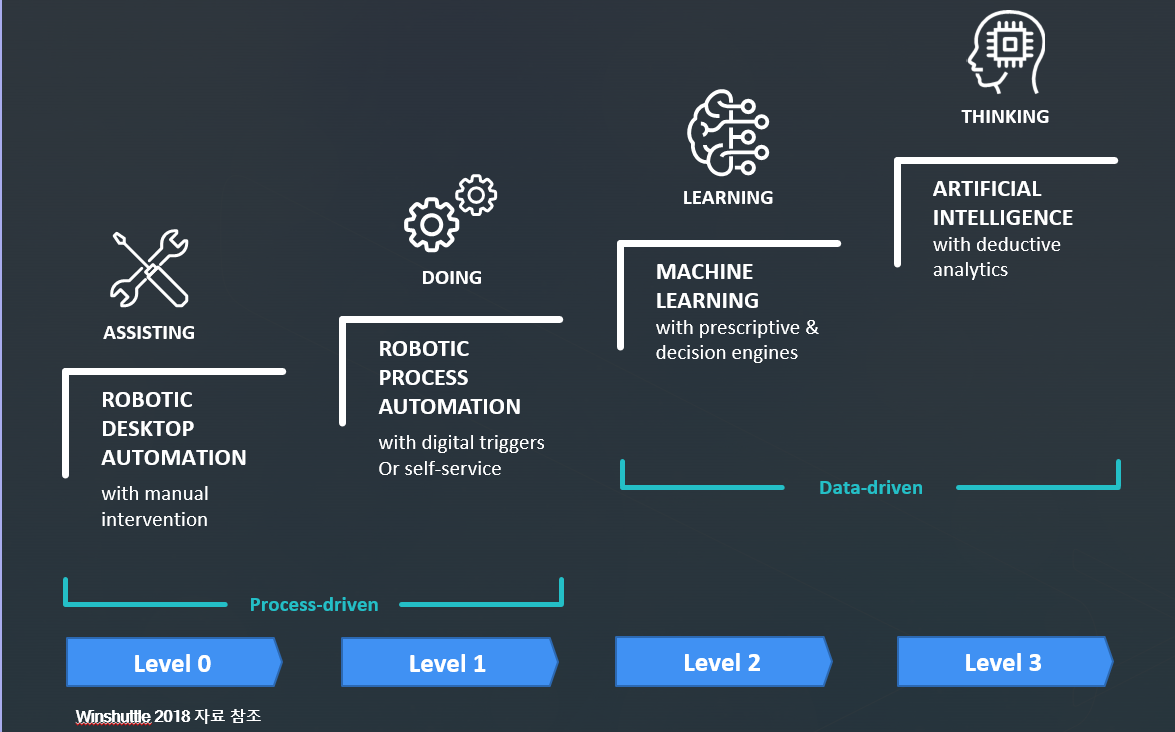
#> input picture DT_COE_COE1/00images/RPA발전단계.png, 1175 x 732 px, given in place of 20191024_190659.jpg, which was not available
$ python draw_test01.py
#> lines starting #> are read from the running program, lines starting #| are printed output that depends on the picture; after the words box and inside, x2 and y2 are one past the last pixel; in counts of white or black regions, pixels touching at a corner belong together; pictures that were not available may be replaced by others from this repository, and a replacement may not be noted
### DT_COE_COE1/Python_RPA_Study/pytesseract/src/pytesseract.py
#!/usr/bin/env python

import shlex
import string
import subprocess
import sys
from contextlib import contextmanager
from csv import QUOTE_NONE
from distutils.version import LooseVersion
from errno import ENOENT
from functools import wraps
from glob import iglob
from io import BytesIO
from os import environ, extsep, remove
from os.path import normcase, normpath, realpath
from pkgutil import find_loader
from tempfile import NamedTemporaryFile
from threading import Timer

try:
    from PIL import Image
except ImportError:
    import Image


tesseract_cmd = 'tesseract'

numpy_installed = find_loader('numpy') is not None
if numpy_installed:
    from numpy import ndarray

pandas_installed = find_loader('pandas') is not None
if pandas_installed:
    import pandas as pd

RGB_MODE = 'RGB'
SUPPORTED_FORMATS = {'JPEG', 'PNG', 'PBM', 'PGM', 'PPM', 'TIFF', 'BMP', 'GIF'}

OSD_KEYS = {
    'Page number': ('page_num', int),
    'Orientation in degrees': ('orientation', int),
    'Rotate': ('rotate', int),
    'Orientation confidence': ('orientation_conf', float),
    'Script': ('script', str),
    'Script confidence': ('script_conf', float),
}


class Output:
    BYTES = 'bytes'
    DATAFRAME = 'data.frame'
    DICT = 'dict'
    STRING = 'string'


class PandasNotSupported(EnvironmentError):
    def __init__(self):
        super(PandasNotSupported, self).__init__('Missing pandas package')


class TesseractError(RuntimeError):
    # [4 lines left out: function __init__, not called in this run]


class TesseractNotFoundError(EnvironmentError):
    # [4 lines left out: function __init__, not called in this run]


class TSVNotSupported(EnvironmentError):
    # [4 lines left out: function __init__, not called in this run]


def kill(process, code):
    process.kill()
    process.returncode = code


# [21 lines left out: function timeout_manager, not called in this run]


def run_once(func):
    # [5 lines left out: function wrapper, not called in this run]

    wrapper._result = wrapper
    return wrapper


# [339 lines left out: functions get_errors, cleanup, prepare, save, subprocess_args, run_tesseract and 12 more, not called in this run]


# [2 lines that do not run on import are left out]

### DT_COE_COE1/user_draw/draw_test01.py
import cv2
import numpy as np
from PIL import Image
import pytesseract

img_location = []

def setLabel(image, str, contour):
    (text_width, text_height), baseline = cv2.getTextSize(str, cv2.FONT_HERSHEY_SIMPLEX, 0.7, 1)
    x, y, width, height = cv2.boundingRect(contour)
    pt_x = x+int((width-text_width)/2)
    pt_y = y+int((height + text_height)/2)
    cv2.rectangle(image, (pt_x, pt_y+baseline), (pt_x+text_width, pt_y-text_height), (200,200,200), cv2.FILLED)
    cv2.putText(image, str, (pt_x, pt_y), cv2.FONT_HERSHEY_SIMPLEX, 0.7, (0,0,0), 1, 8)

def read_image(img_for_box_extraction_path, checking):
#> called with img_for_box_extraction_path = '../img/cigar/20191024_190659.jpg', checking = True
    if checking == True:
        img = cv2.imread(img_for_box_extraction_path, 0)  # Read the image
#> img: shape (732, 1175); min 46, max 255, mean 63.9
        img = cv2.resize(img, (800, 1000))
#> img: shape (1000, 800)
    else:
        img = img_for_box_extraction_path

    kernel = np.ones((3, 3), np.uint8)
    denoised = cv2.morphologyEx(img, cv2.MORPH_CLOSE, kernel)
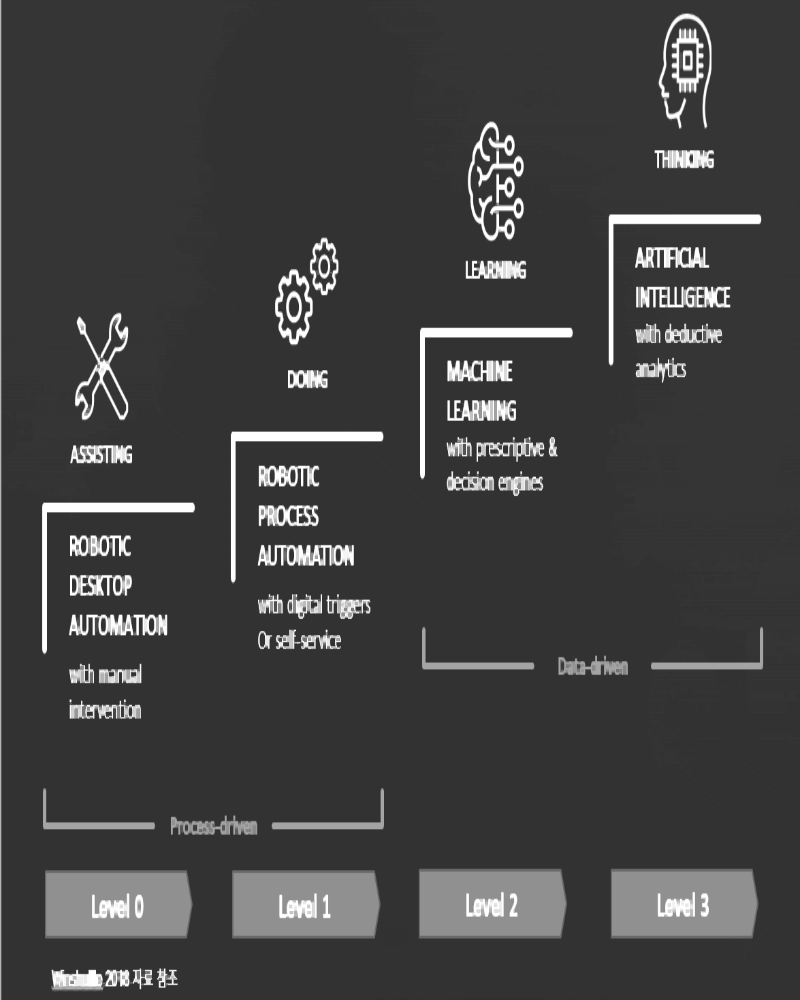
#> denoised: shape (1000, 800); min 48, max 255, mean 65.1
    erosion = cv2.erode(img, kernel, iterations=1)

    (thresh, img_bin) = cv2.threshold(erosion, 128, 255, cv2.THRESH_BINARY | cv2.THRESH_OTSU)  # Thresholding the image
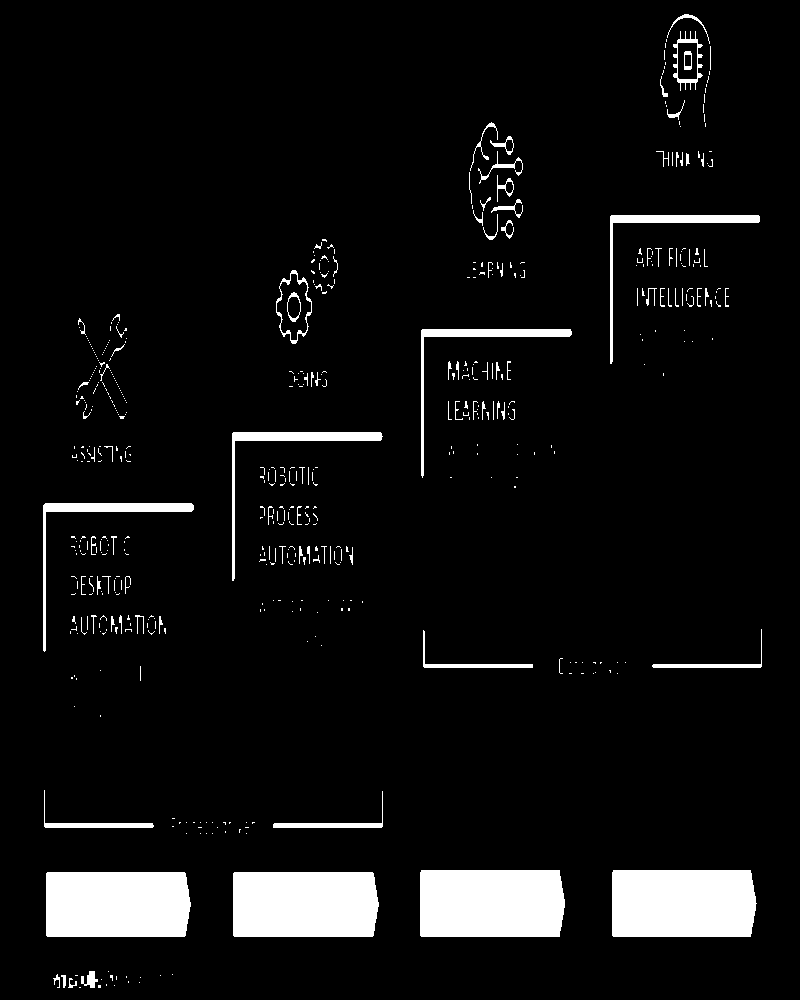
#> img_bin: shape (1000, 800); 6.6% white; 547 white regions (449 under 20 px), largest, box (x1, y1, x2, y2) and area: (420, 870, 565, 937) 9541, (612, 870, 757, 937) 9496, (233, 872, 379, 937) 9302
#> thresh = 103
    img_bin = 255 - img_bin  # Invert the image
    #again_img_bin = img_bin
    return img, img_bin

def find_contours(img_final_bin, location_mode):
    # Find contours for image, which will detect all the boxes!!img_bin
    if location_mode:
        contours, hierarchy = cv2.findContours(img_final_bin, cv2.RETR_TREE, cv2.CHAIN_APPROX_SIMPLE)
    else:
        contours, hierarchy = cv2.findContours(img_final_bin, cv2.RETR_TREE, cv2.CHAIN_APPROX_NONE)
    (contours, boundingBoxes) = sort_contours(contours, method="top-to-bottom")
    return contours

def sort_contours(cnts, method="left-to-right"):
    # initialize the reverse flag and sort index
    reverse = False
    i = 0
    # handle if we need to sort in reverse
    if method == "right-to-left" or method == "bottom-to-top":
        reverse = True
    # handle if we are sorting against the y-coordinate rather than the x-coordinate of the bounding box
    if method == "top-to-bottom" or method == "bottom-to-top":
        i = 1
    # construct the list of bounding boxes and sort them from top to bottom
    boundingBoxes = [cv2.boundingRect(c) for c in cnts]
    (cnts, boundingBoxes) = zip(*sorted(zip(cnts, boundingBoxes),
                                        key=lambda b: b[1][i], reverse=reverse))
    # return the list of sorted contours and bounding boxes
    return (cnts, boundingBoxes)

def edit_img(kernel_length, v_weith, v_length, h_weith, h_length, v_pixel, h_pixel, img_bin):
#> called with kernel_length = 55, v_weith = 1, v_length = 1, h_weith = 1, h_length = 1, v_pixel = 1, h_pixel = 1
    verticle_kernel = cv2.getStructuringElement(cv2.MORPH_RECT, (1, kernel_length))  # 세로 선 두께
    hori_kernel = cv2.getStructuringElement(cv2.MORPH_RECT, (kernel_length, 1))  # 가로 선 두께
    kernel = cv2.getStructuringElement(cv2.MORPH_RECT, (v_pixel, h_pixel))  # 선 그릴때 픽셀 크기를 지정(세로, 가로)

    # 세로선을 찾는다.
    img_temp1 = cv2.erode(img_bin, verticle_kernel, iterations=v_weith)  # 가로 인식할 선의 굵기 조정
#> img_temp1: shape (1000, 800); 75.6% white; 53 black regions, largest, box (x1, y1, x2, y2) and area: (44, 763, 191, 1000) 24914, (232, 212, 383, 640) 23890, (43, 287, 194, 744) 23835
    verticle_lines_img = cv2.dilate(img_temp1, verticle_kernel, iterations=v_length)  # 가로 인식된 선의 길이를 조정
#> verticle_lines_img: shape (1000, 800); 87.5% white; 63 black regions (42 under 20 px), largest, box (x1, y1, x2, y2) and area: (44, 790, 191, 1000) 18515, (233, 791, 383, 937) 14797, (43, 314, 194, 717) 12211

    # 가로선을 찾는다.
    img_temp2 = cv2.erode(img_bin, hori_kernel, iterations=h_weith)  # 세로 인식할 선의 굵기 조정
#> img_temp2: shape (1000, 800); 79.1% white; 35 black regions, largest, box (x1, y1, x2, y2) and area: (16, 215, 787, 652) 57462, (19, 870, 784, 937) 50287, (442, 122, 550, 240) 10636
    horizontal_lines_img = cv2.dilate(img_temp2, hori_kernel, iterations=h_length)  # 세로 인식된 선의 길이를 조정
#> horizontal_lines_img: shape (1000, 800); 88.4% white; 48 black regions (19 under 20 px), largest, box (x1, y1, x2, y2) and area: (46, 870, 757, 937) 46669, (43, 215, 760, 652) 26237, (469, 122, 523, 240) 4264

    # 찾은 선을 새 이미지에 그린다.
    alpha = 0.5
    beta = 1.0 - alpha
    # This function helps to add two image with specific weight parameter to get a third image as summation of two image.
    img_final_bin = cv2.addWeighted(verticle_lines_img, alpha, horizontal_lines_img, beta, 0.0)
    # img_final_bin = cv2.addWeighted(verticle_lines_img, alpha, horizontal_lines_img, beta, 3.0)
    img_final_bin = cv2.erode(~img_final_bin, kernel, iterations=1)
    (thresh, img_final_bin) = cv2.threshold(img_final_bin, 128, 255, cv2.THRESH_BINARY | cv2.THRESH_OTSU)
#> img_final_bin: shape (1000, 800); 15.9% white; 13 white regions (9 under 20 px), largest, box (x1, y1, x2, y2) and area: (43, 0, 760, 717) 63351, (44, 790, 757, 1000) 62131, (423, 630, 626, 674) 1006, (652, 629, 762, 668) 472
#> thresh = 0
    return img_final_bin

def view_img(contours, img_final_edit, label):
    idx = 1
    for var in contours:
        x, y, w, h = cv2.boundingRect(var)
        if (y + h) - y > 15 and (x + w - x) > 40:
            new_img = img_final_edit[y:y + h, x:x + w]
            img_final_result = cv2.drawContours(img_final_edit, var, -1, (0, 255, 0), 2)
            if label == True:
                setLabel(img_final_result, str(idx), var)
            idx += 1
    # cv2.imshow('ori_img', origin_img)
    cv2.imshow(str(idx), img_final_result)
    cv2.waitKey(0)

def draw_line(event, x, y, flags, param):
    global ix, iy, drawing, mode
    if event == cv2.EVENT_LBUTTONDOWN:
        drawing = True
        ix, iy = x, y
    #elif event == cv2.EVENT_MOUSEMOVE:
    #    if drawing == True:
    #        cv2.line(img_final_bin01, (x, y), (ix, iy), (0, 255, 0), 1)
    elif event == cv2.EVENT_LBUTTONUP:
        drawing = False
        cv2.line(dst, (x, y), (ix, iy), (0, 255, 0), 2)
    cv2.imshow('image', dst)
        #cv2.line(img, (x, y), (x, y), (255, 0, 0), 1)

if __name__ == '__main__':
    # 이미지 읽어 온다
    img, img_bin = read_image("../img/cigar/20191024_190659.jpg", True)  # Read the image
    origin_img = img

    # 이미지 흑백처리, 라인 인식해서 강조, 연장하여 다시 그린다.
    img_final_bin01 = edit_img(55, 1, 1, 1, 1, 1, 1, img_bin) # 55는 라인의 최소 길이, 글자까지 인식하여 라인이된다.

    dst = cv2.addWeighted(origin_img, 0.2, img_final_bin01, 0.8, 0)

    drawing = False
    mode = True
    ix, iy = -1, -1

    #img_tmp = np.zeros((800, 1000, 3), np.uint8)
    cv2.namedWindow('image')
    cv2.setMouseCallback('image', draw_line)

    while True:
        cv2.imshow('image', dst)
        if cv2.waitKey(0) & 0xFF == 27:
#> (key Esc is pressed here)
            break

    img, img_bin = read_image(dst, False)
#> call 2 of read_image, with checking = False
#> in read_image (call 2), `(thresh, img_bin) = cv2.threshold(erosion, 128, 255, cv2.THRESH_BINARY..`:
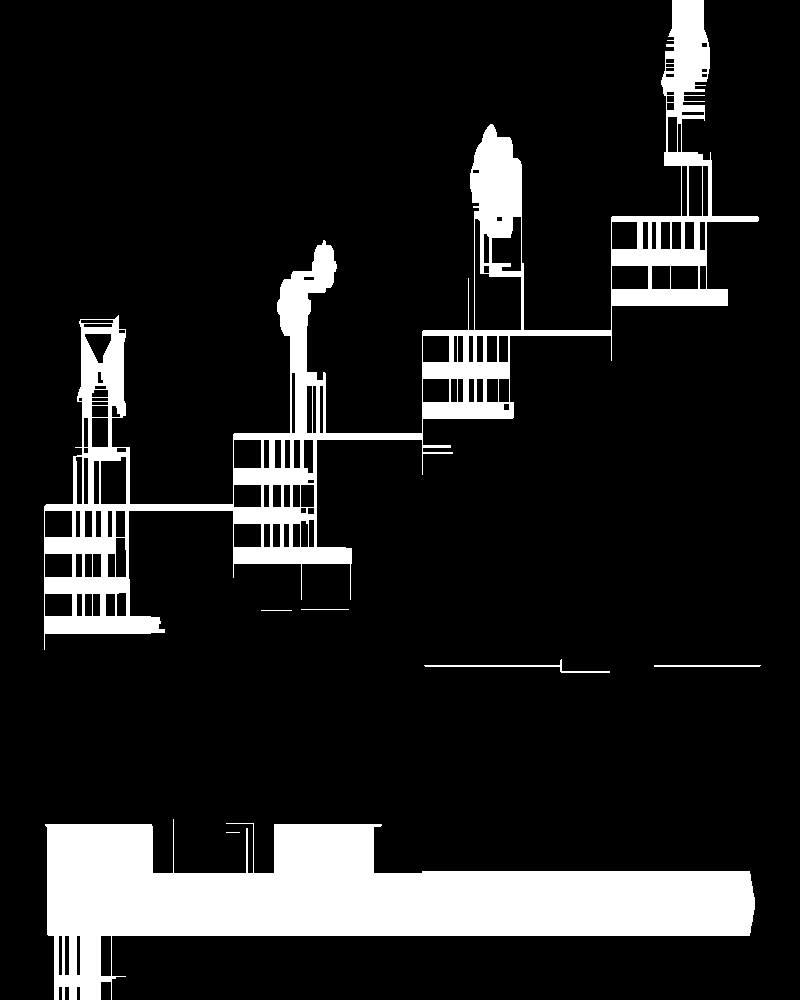
#> img_bin: shape (1000, 800); 13.2% white; 7 white regions (1 under 20 px), largest, box (x1, y1, x2, y2) and area: (45, 819, 755, 1000) 58094, (44, 0, 759, 650) 46827, (424, 659, 610, 673) 393, (654, 665, 761, 667) 213, (301, 609, 349, 610) 48, (261, 610, 292, 611) 31
#> in read_image (call 2), `(thresh, img_bin) = cv2.threshold(erosion, 128, 255, cv2.THRESH_BINARY..`: thresh = 51
    img_final_bin02 = edit_img(55, 1, 1, 1, 1, 1, 1, img_bin)
#> call 2 of edit_img, with kernel_length = 55, v_weith = 1, v_length = 1, h_weith = 1, h_length = 1, v_pixel = 1, h_pixel = 1
#> in edit_img (call 2), `img_temp1 = cv2.erode(img_bin, verticle_kernel, iterations=v_weith)`: img_temp1: shape (1000, 800); 69.9% white; 4 black regions, box (x1, y1, x2, y2) and area: (44, 0, 759, 677) 126389, (45, 792, 755, 1000) 98066, (424, 632, 610, 700) 10437, (654, 638, 761, 694) 5991
#> in edit_img (call 2), `verticle_lines_img = cv2.dilate(img_temp1, verticle_kernel, iterations..`: verticle_lines_img: shape (1000, 800); 82.3% white; 4 black regions, box (x1, y1, x2, y2) and area: (44, 0, 759, 650) 79301, (45, 819, 755, 1000) 61670, (424, 659, 610, 673) 393, (654, 665, 761, 667) 213
#> in edit_img (call 2), `img_temp2 = cv2.erode(img_bin, hori_kernel, iterations=h_weith)`: img_temp2: shape (1000, 800); 71.7% white; 5 black regions, box (x1, y1, x2, y2) and area: (17, 0, 786, 650) 151004, (18, 819, 782, 1000) 73967, (397, 659, 637, 673) 1149, (627, 665, 788, 667) 321, (234, 609, 376, 611) 187
#> in edit_img (call 2), `horizontal_lines_img = cv2.dilate(img_temp2, hori_kernel, iterations=h..`:
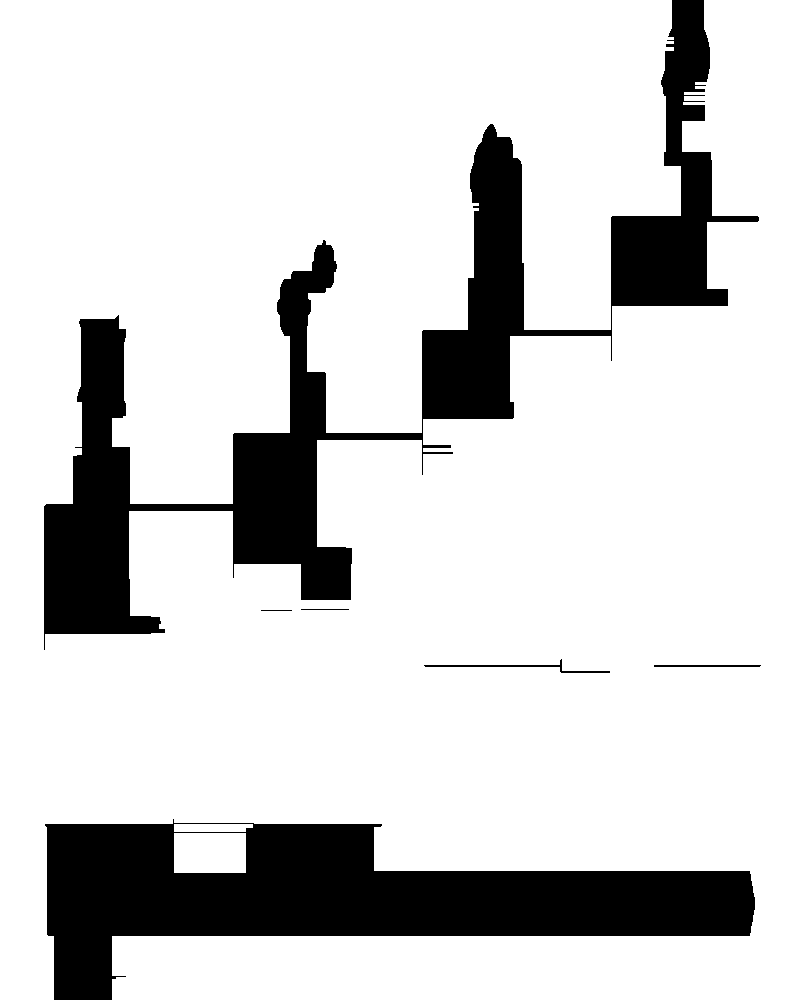
#> horizontal_lines_img: shape (1000, 800); 82.8% white; 6 black regions, box (x1, y1, x2, y2) and area: (44, 0, 759, 650) 75350, (45, 819, 755, 1000) 61601, (424, 659, 610, 673) 393, (654, 665, 761, 667) 213, (301, 609, 349, 610) 48, (261, 610, 292, 611) 31
#> in edit_img (call 2), `(thresh, img_final_bin) = cv2.threshold(img_final_bin, 128, 255, cv2.T..`:
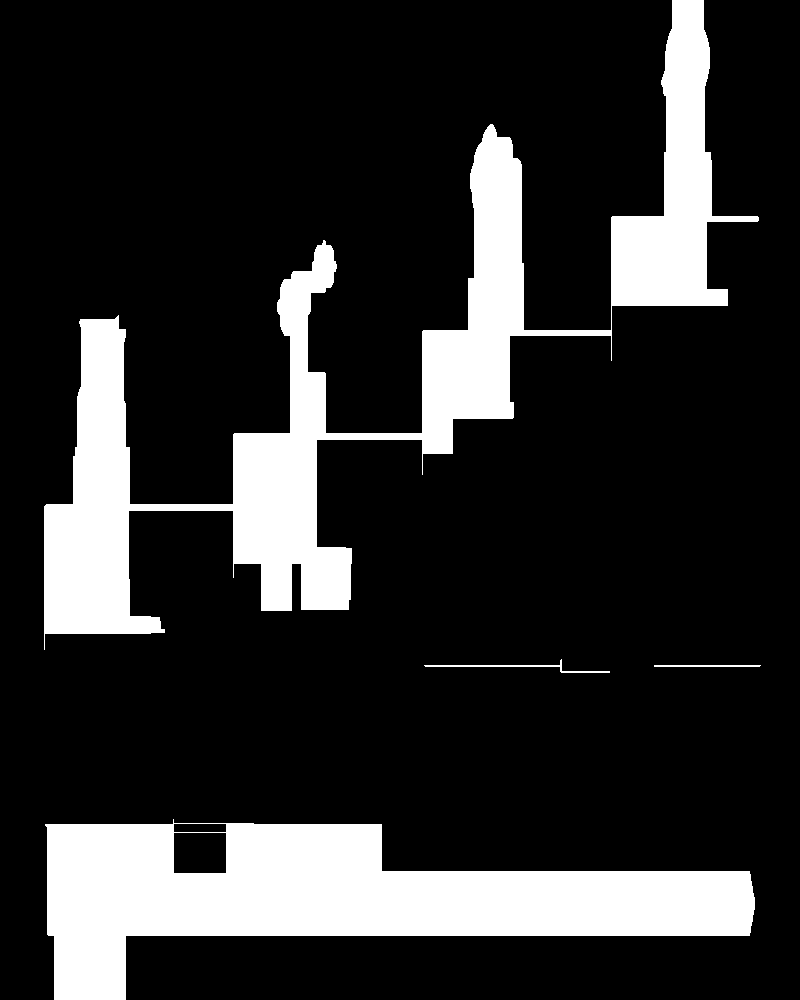
#> img_final_bin: shape (1000, 800); 18.2% white; 4 white regions
    contours02 = find_contours(img_final_bin02, True)
#> in find_contours, `contours, hierarchy = cv2.findContours(img_final_bin, cv2.RETR_TREE, c..`: contours = 6 contours; box (x1, y1, x2, y2) and area: (44, 0, 759, 650) 78682, (45, 819, 755, 1000) 65432, (173, 832, 227, 874) 2171, (173, 823, 227, 833) 475, (424, 659, 610, 673) 197, (654, 665, 761, 667) 106
#> in sort_contours, `boundingBoxes = [cv2.boundingRect(c) for c in cnts]`: boundingBoxes = [(45, 819, 710, 181), (173, 832, 54, 42), (173, 823, 54, 10), (654, 665, 107, 2), (424, 659, 186, 14), (44, 0, 715, 650)]
#> in sort_contours, `(cnts, boundingBoxes) = zip(*sorted(zip(cnts, boundingBoxes), key=lamb..`: cnts has the same summary as contours in find_contours; boundingBoxes = ((44, 0, 715, 650), (424, 659, 186, 14), (654, 665, 107, 2), (45, 819, 710, 181), (173, 823, 54, 10), (173, 832, 54, 42))
#> contours02 has the same summary as contours in find_contours
    view_img(contours02, origin_img, True)
#> the loop in view_img, `for var in contours:` made 6 passes
#> (w, h, width in setLabel, height in setLabel, pt_x in setLabel, pt_y in setLabel) on passes 1, 4, 6: (715, 650, 715, 650, 394, 333), (710, 181, 710, 181, 392, 917), (54, 42, 54, 42, 192, 861)
#> pass 1, in view_img, `new_img = img_final_edit[y:y + h, x:x + w]`:
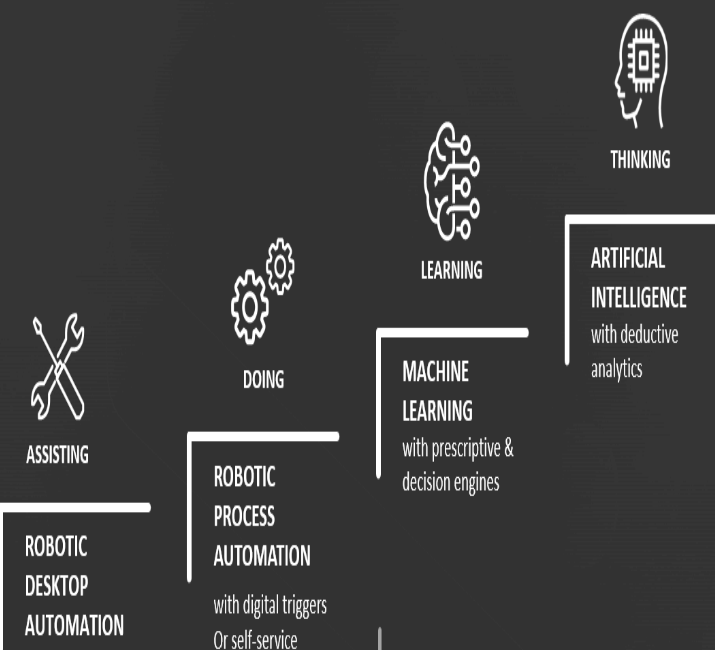
#> new_img: shape (650, 715); min 50, max 255, mean 62.9
#> after the loop in view_img, `for var in contours:`: idx = 4

    cv2.destroyAllWindows()
